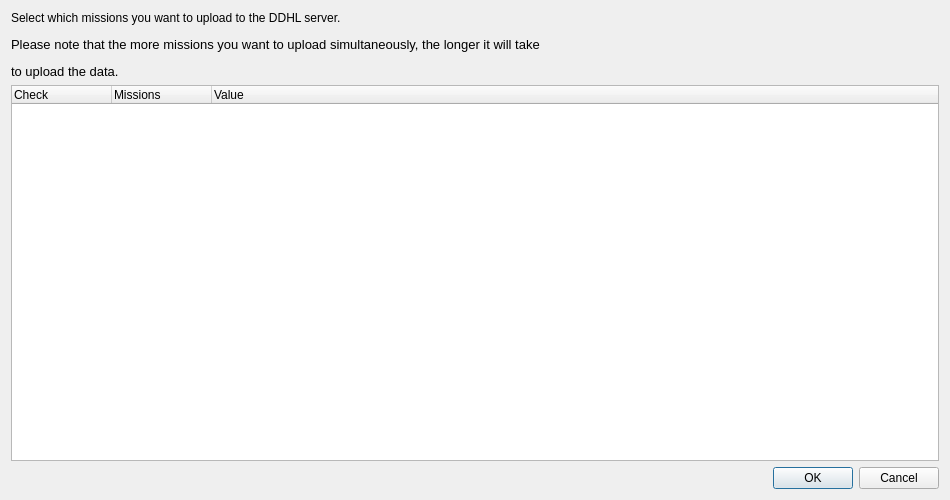
<?xml version="1.0" encoding="UTF-8"?>
<ui version="4.0">
 <class>UploadDDHLManagerDialog</class>
 <widget class="QDialog" name="UploadDDHLManagerDialog">
  <property name="geometry">
   <rect>
    <x>0</x>
    <y>0</y>
    <width>950</width>
    <height>500</height>
   </rect>
  </property>
  <property name="minimumSize">
   <size>
    <width>950</width>
    <height>500</height>
   </size>
  </property>
  <property name="maximumSize">
   <size>
    <width>950</width>
    <height>500</height>
   </size>
  </property>
  <property name="windowTitle">
   <string>Upload Data To DDHL Manager</string>
  </property>
  <property name="styleSheet">
   <string notr="true">QCheckBox::indicator{
    border: 1px solid white;
    border-radius: 1px;
    width: 10px;
    height: 10px;
    margin: 2px 2px 2px 2px;
}

QCheckBox::indicator:checked {
    image: url(:/images/checkbox_checked);
}
</string>
  </property>
  <layout class="QVBoxLayout" name="verticalLayout_2">
   <item>
    <layout class="QVBoxLayout" name="verticalLayout">
     <item>
      <widget class="QLabel" name="label">
       <property name="sizePolicy">
        <sizepolicy hsizetype="Fixed" vsizetype="Fixed">
         <horstretch>0</horstretch>
         <verstretch>0</verstretch>
        </sizepolicy>
       </property>
       <property name="autoFillBackground">
        <bool>false</bool>
       </property>
       <property name="text">
        <string>&lt;html&gt;&lt;head/&gt;&lt;body&gt;&lt;p&gt;Select which missions you want to upload to the DDHL server.&lt;/p&gt;&lt;p&gt;&lt;span style=&quot; font-size:10pt;&quot;&gt;Please note that the more missions you want to upload simultaneously, the longer it will take&lt;/span&gt;&lt;/p&gt;&lt;p&gt;&lt;span style=&quot; font-size:10pt;&quot;&gt;to upload the data.&lt;/span&gt;&lt;/p&gt;&lt;/body&gt;&lt;/html&gt;</string>
       </property>
       <property name="scaledContents">
        <bool>true</bool>
       </property>
       <property name="alignment">
        <set>Qt::AlignLeading|Qt::AlignLeft|Qt::AlignTop</set>
       </property>
      </widget>
     </item>
     <item>
      <widget class="QTreeWidget" name="treeWidget">
       <property name="sizePolicy">
        <sizepolicy hsizetype="MinimumExpanding" vsizetype="MinimumExpanding">
         <horstretch>0</horstretch>
         <verstretch>0</verstretch>
        </sizepolicy>
       </property>
       <property name="alternatingRowColors">
        <bool>true</bool>
       </property>
       <property name="indentation">
        <number>15</number>
       </property>
       <attribute name="headerMinimumSectionSize">
        <number>40</number>
       </attribute>
       <column>
        <property name="text">
         <string>Check</string>
        </property>
       </column>
       <column>
        <property name="text">
         <string notr="true">Missions</string>
        </property>
       </column>
       <column>
        <property name="text">
         <string>Value</string>
        </property>
       </column>
      </widget>
     </item>
    </layout>
   </item>
   <item>
    <layout class="QHBoxLayout" name="horizontalLayout">
     <item>
      <widget class="QDialogButtonBox" name="buttonBox">
       <property name="orientation">
        <enum>Qt::Horizontal</enum>
       </property>
       <property name="standardButtons">
        <set>QDialogButtonBox::Cancel|QDialogButtonBox::Ok</set>
       </property>
      </widget>
     </item>
    </layout>
   </item>
  </layout>
 </widget>
 <resources>
  <include location="../../../images.qrc"/>
 </resources>
 <connections>
  <connection>
   <sender>buttonBox</sender>
   <signal>accepted()</signal>
   <receiver>UploadDDHLManagerDialog</receiver>
   <slot>accept()</slot>
   <hints>
    <hint type="sourcelabel">
     <x>248</x>
     <y>254</y>
    </hint>
    <hint type="destinationlabel">
     <x>157</x>
     <y>274</y>
    </hint>
   </hints>
  </connection>
  <connection>
   <sender>buttonBox</sender>
   <signal>rejected()</signal>
   <receiver>UploadDDHLManagerDialog</receiver>
   <slot>reject()</slot>
   <hints>
    <hint type="sourcelabel">
     <x>316</x>
     <y>260</y>
    </hint>
    <hint type="destinationlabel">
     <x>286</x>
     <y>274</y>
    </hint>
   </hints>
  </connection>
 </connections>
</ui>
